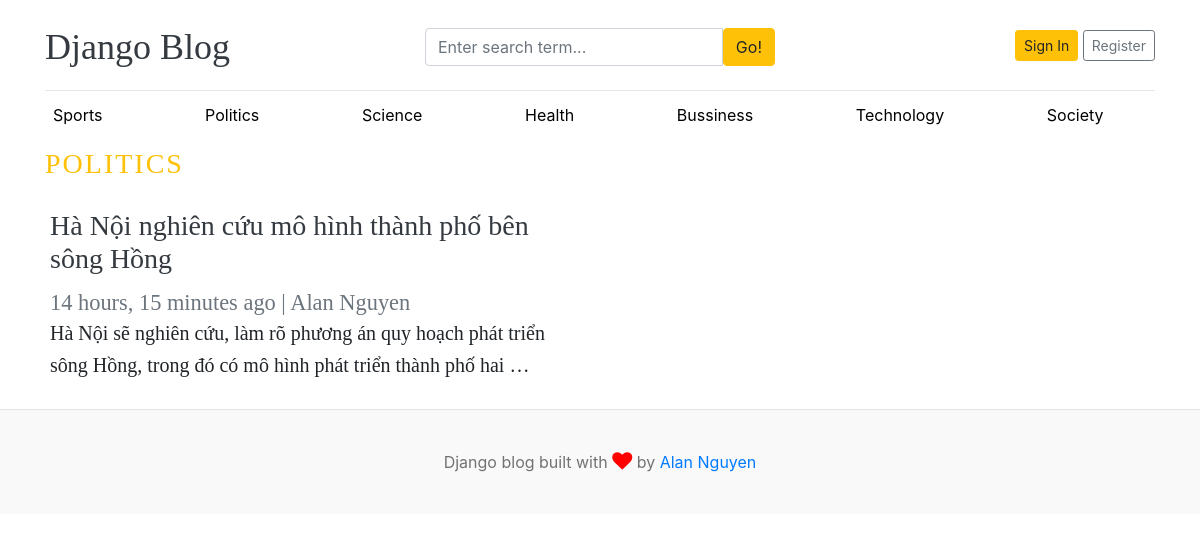
The app's page /category/2/ with its own data.
### blogs/models.py (models this page shows, shortened)
class Category(models.Model):
    category_name = models.CharField(max_length=50, unique=True)
    created_at = models.DateTimeField(auto_now_add=True)
    updayed_at = models.DateTimeField(auto_now=True)
    class Meta:
        verbose_name_plural = 'categories'
    def __str__(self):
        return self.category_name

class Blog(models.Model):
    title = models.CharField(max_length=100)
    slug = models.SlugField(max_length=150, unique=True, blank=True)
    category = models.ForeignKey(Category, on_delete=models.CASCADE)
    author = models.ForeignKey(User, on_delete=models.CASCADE)
    featured_image = models.ImageField(upload_to='upload/%Y/%m/%d')
    short_description = models.TextField(max_length=500)
    blog_body = models.TextField(max_length=5000)
    status = models.CharField(max_length=20, choices=STATUS_CHOICES, default="Draft")
    is_featured = models.BooleanField(default=False)
    created_at = models.DateTimeField(auto_now_add=True)
    updated_at = models.DateTimeField(auto_now=True)

### blogs/views.py (the view)
# urls.py: path('<int:category_id>/', views.posts_by_category, name ='posts_by_category'),
def posts_by_category(request, category_id):
    posts = Blog.objects.filter(status='Published', category=category_id)
    try:
        category = Category.objects.get(id=category_id)
    except:
        return render(request,'404.html')
    context = {
        'posts': posts,
        'category': category,
    }
    return render(request, 'posts_by_category.html', context)

### blogs/context_processors.py (called while the page is built)
def get_categories(request):
    categories = Category.objects.all()
    return dict(categories=categories)

def get_social_links(request):
    social_links = SocialLink.objects.all()
    return dict(social_links=social_links)

### templates/posts_by_category.html (shortened to what this page needs)
{% extends 'base.html' %}
{% block content%}
<h3 class="text-uppercase text-warning" style="letter-spacing: 2px;">{{ category }}<h3>
  <div class="row mb-2">
    {% if posts %}
        {% for post in posts %}
            <div class="col-md-6 px-0">
            <div class="card border-0" >
                <div class="card-body">
                <h3><a href="{% url 'blogs' post.slug %}" style="text-decoration: none;" class="text-dark">{{post.title}}</a></h3>
                <small class="mb-1 text-muted">{{ post.updated_at | timesince }} ago | {{ post.author.first_name }} {{ post.author.last_name }}</small>
                <p class="card-text" style="font-size: 1.25rem; line-height: 1.6; font-weight:300">{{ post.short_description | truncatewords:25 }}</p>
                </div>
            </div>
            </div>
        {% endfor %}
    {% else %}
        <div class="col-md-6 px-0">
            <div class="card-body">
                <p class="lead my-3">No posts found</p>
            </div>
        </div>
    {% endif %}
  </div>
</div>
{% endblock content %}

### templates/base.html (shortened to what this page needs)
{% load static %}
<!DOCTYPE html>
<html lang="en">
<head>
    <link href="https://getbootstrap.com/docs/4.0/dist/css/bootstrap.min.css" rel="stylesheet">
    <link rel="stylesheet" href="https://cdnjs.cloudflare.com/ajax/libs/font-awesome/4.7.0/css/font-awesome.min.css">
    <link href="{% static 'css/blogs.css' %}" rel="stylesheet">
  </head>
<body>
    <div class="container">
      <header class="blog-header py-3">
        <div class="row flex-nowrap justify-content-between align-items-center">
          <div class="col-4 pt-1">
            <a class="blog-header-logo text-dark" href="/">Django Blog</a>
          </div>
          <div class="col-4 pt-1" >
            <form action="{% url 'search' %}" method="GET">
              <div class="input-group">
                <input class="form-control" type="text" name="keyword" value="{{ keyword }}" placeholder="Enter search term..." aria-label="Enter search term..." aria-describedby="button-search" />
                <button type="submit " class="btn btn-warning" id="button-search" type="button">Go!</button>
            </div>
            </form>
          </div>
          <div class="col-4 d-flex justify-content-end align-items-center">
            <a class="btn btn-sm btn-warning" href="#">Sign In</a> &nbsp;
            <a class="btn btn-sm btn-outline-secondary" href="#">Register</a>
          </div>
        </div>
      </header>
      <div class="nav-scroller py-1 mb-2">
        <nav class="nav d-flex justify-content-between">
          {% for item in categories %}
            <a class="p-2 cat-text" href="{% url 'posts_by_category' item.pk %}">{{ item.category_name }}</a>
            <br/>
          {% endfor %}
        </nav>
      </div>
{% block content %}
{% endblock content %}
    <footer class="blog-footer">
        <p>Django blog built with <i class="fa fa-heart my-heart"></i> by <a href="#">Alan Nguyen</a></p>
    </footer>
</body>
</html>

### blog_main/static/css/blogs.css (style rules this page uses)
.blog-header { border-bottom: 1px solid #e5e5e5; }
.blog-header-logo { font-family: "IBM Plex Sans", Georgia, "Times New Roman", serif; font-size: 2.25rem; }
h1, h2, h3, h4, h5, h6 { font-family: "IBM Plex Sans", Georgia, "Times New Roman", serif; }
.blog-footer { padding: 2.5rem 0; color: #727272; text-align: center; background-color: #f9f9f9; border-top: .05rem solid #e5e5e5; }
.blog-footer p:last-child { margin-bottom: 0; }
.my-heart { font-size:20px; color: red !important; }
.cat-text { text-decoration: none; color: black; }

### records on screen
Category: category_name "Sports"
Category: category_name "Politics", category_name "POLITICS"
Category: category_name "Science"
Category: category_name "Health"
Category: category_name "Bussiness"
Category: category_name "Technology"
Category: category_name "Society"
Blog: title "Hà Nội nghiên cứu mô hình thành phố bên sông Hồng", updated_at "14 hours, 15 minutes", author.first_name "Alan", author.last_name "Nguyen", short_description "Hà Nội sẽ nghiên cứu, làm rõ phương án quy hoạch phát triển sông Hồng, trong đó có mô hình phát triển thành phố hai …"
